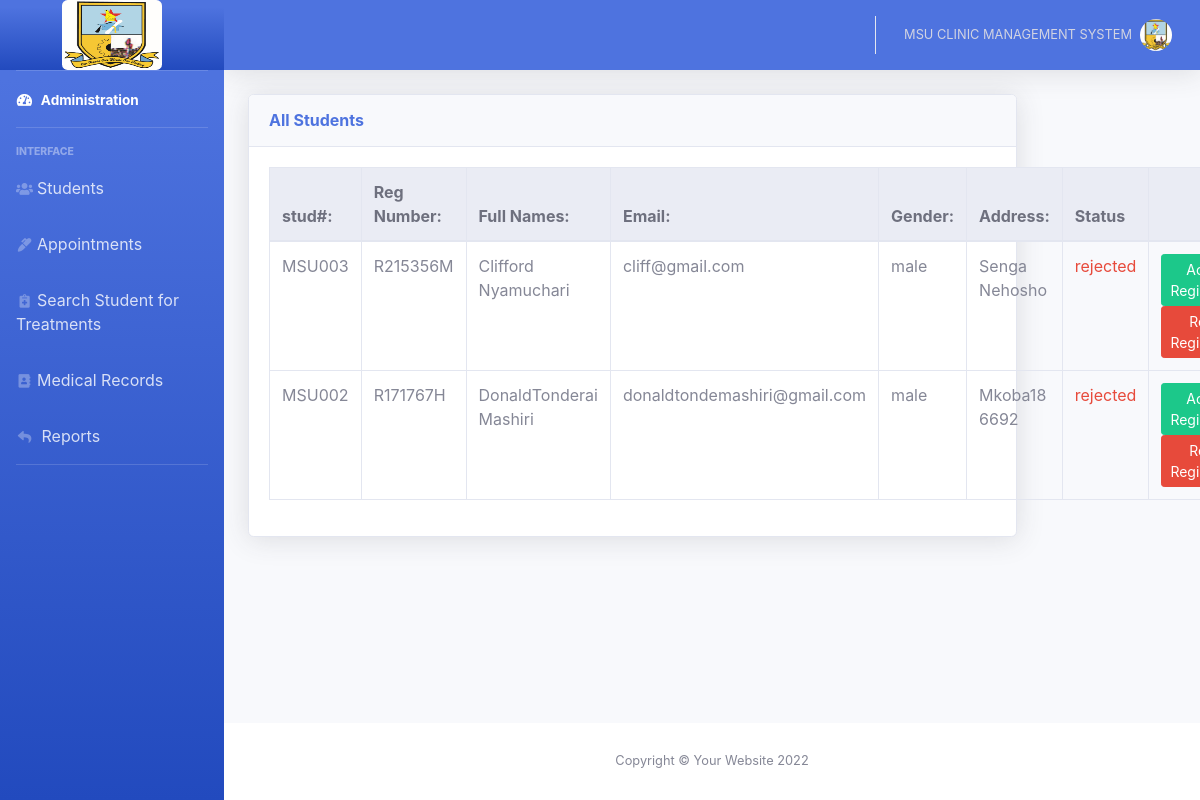
Page /admin/home.php on the committed database.
### tables this page shows
CREATE TABLE `students` (
  `stud_id` int(11) NOT NULL,
  `reg_number` varchar(255) NOT NULL,
  `full_names` varchar(255) NOT NULL,
  `email` varchar(255) NOT NULL,
  `gender` varchar(255) NOT NULL,
  `address` text NOT NULL,
  `password` varchar(255) NOT NULL,
  `status` varchar(255) NOT NULL DEFAULT 'not registered'
);

### admin/home.php (the view, shortened to what this page needs)
<?php include_once ('../includes/header.php'); ?>
<?php include_once ('topbar.php');
?>
                <div class="container-fluid">
                    <div class="row">
                        <div class="col-xl-10 col-lg-9">
                            <div class="card shadow mb-4">
                                <div
                                    class="card-header py-3 d-flex flex-row align-items-center justify-content-between">
                                    <h6 class="m-0 font-weight-bold text-primary">All Students</h6>
                                </div>
                                <div class="card-body">
                                    <table class="table table-bordered">
                                        <thead class="thead-light">
                                        <tr>
                                            <th scope='col'>stud#: </th>
                                            <th scope='col'>Reg Number: </th>
                                            <th scope='col'>Full Names: </th>
                                            <th scope='col'>Email: </th>
                                            <th scope='col'>Gender: </th>
                                            <th scope='col'>Address: </th>
                                            <th scope='col'>Status</th>
                                            <th scope='col'></th>
                                        </tr>
                                        </thead>
                                        <tbody>
<?php
$sql = "SELECT * FROM students ORDER BY stud_id DESC";
$result = $conn->query($sql);
if ($result->num_rows > 0) {
    while($row = $result->fetch_assoc()) {
        $stud_id = $row["stud_id"];
        $reg_number = $row["reg_number"];
        $full_names = $row["full_names"];
        $email = $row["email"];
        $gender = $row["gender"];
        $address = $row["address"];
        $status = $row["status"];
     ?>
        <tr>
            <td>MSU00<?php echo $stud_id ?></td>
            <td><?php echo $reg_number ?></td>
            <td><?php echo $full_names ?></td>
            <td><?php echo $email ?></td>
            <td><?php echo $gender ?></td>
            <td><?php echo $address ?></td>
            <td><?php
                if($status === 'not registered'){
                    echo "<p class='text-warning'>$status</p>";
                }elseif ($status === 'rejected'){
                    echo "<p class='text-danger'>$status</p>";
                }else{
                    echo "<p class='text-success'>$status</p>";
                }
                ?></td>
            <td>
                <a href="home.php?accept=<?php echo $stud_id ?>" class="btn btn-success btn-sm">Accept Registration</a>
                <a href="home.php?reject=<?php echo $stud_id ?>" class="btn btn-danger btn-sm">Reject Registration</a>
            </td>
        </tr>
            <?php
    }
} else {
    echo "0 results";
}
?>
                                        </tbody>
                                    </table>
                                </div>
                            </div>
                        </div>
                    </div>
                </div>
            </div>
<?php include_once ('../includes/footer.php'); ?>

### includes/header.php (shortened to what this page needs)
<!DOCTYPE html>
<html lang="en">
<head>
    <link href="../css/all.min.css" rel="stylesheet" type="text/css">
    <link href="https://cdnjs.cloudflare.com/ajax/libs/font-awesome/5.13.0/css/all.min.css" rel="stylesheet">
    <link href="../css/sb-admin-2.min.css" rel="stylesheet">
</head>
<body id="page-top">

### admin/topbar.php (shortened to what this page needs)
<div id="wrapper">
    <ul class="navbar-nav bg-gradient-primary sidebar sidebar-dark accordion" id="accordionSidebar">
        <a class="sidebar-brand bg-gradient-primary d-flex align-items-center justify-content-center" href="index.php">
            <div bg-gradient-danger class="sidebar-brand-icon">
                <img src="../img/msu.jpg" class="rounded" width="100" height="70" alt="">
            </div>
        </a>
        <hr class="sidebar-divider my-0">
        <li class="nav-item active">
            <a class="nav-link" href="index.php">
                <i class="fas fa-fw fa-tachometer-alt"></i>
                <span>Administration</span></a>
        </li>
        <hr class="sidebar-divider">
        <div class="sidebar-heading">
            Interface
        </div>
        <?php include_once ('sidebarnav.php')?>
        <hr class="sidebar-divider">
    </ul>
    <div id="content-wrapper" class="d-flex flex-column">
        <div id="content">
            <nav class="navbar navbar-expand navbar-light bg-primary topbar mb-4 static-top shadow">
                <ul class="navbar-nav ml-auto">
                    <li class="nav-item dropdown no-arrow">
                        <a class="nav-link dropdown-toggle" href="#" id="userDropdown" role="button"
                           data-toggle="dropdown" aria-haspopup="true" aria-expanded="false">
                            <span class="mr-2 d-none d-lg-inline text-white-600 small">MSU CLINIC MANAGEMENT SYSTEM</span>
                            <img class="img-profile rounded-circle"
                                 src="../img/msu.jpg" width="50" height="50">
                        </a>
                    </li>
                </ul>
            </nav>

### admin/sidebarnav.php
<li class="nav-item ">
    <a class="nav-link collapsed " href="home.php"><i class="fas fa-fw fa-users"></i>Students </a>
</li>
<li class="nav-item ">
    <a class="nav-link collapsed " href="appointments.php"><i class="fas fa-fw fa-marker"></i>Appointments</a>
</li>
<li class="nav-item ">
    <a class="nav-link collapsed " href="treatments.php"><i class="fas fa-fw fa-notes-medical"></i>Search Student for Treatments </a>
</li>
<li class="nav-item ">
    <a class="nav-link collapsed " href="medicals.php"><i class="fas fa-fw fa-address-book"></i>Medical Records </a>
</li>
<li class="nav-item ">
    <a class="nav-link collapsed " href="reports.php"><i class="fas fa-fw fa-reply"></i> Reports </a>
</li>

### includes/footer.php (shortened to what this page needs)
<footer class="sticky-footer bg-white">
    <div class="container my-auto">
        <div class="copyright text-center my-auto">
            <span>Copyright &copy; Your Website 2022</span>
        </div>
    </div>
</footer>
</div>
</div>
</body>
</html>

### rows in the picture
students: stud_id "3", reg_number "R215356M", full_names "Clifford Nyamuchari", email "cliff@gmail.com", gender "male", address "Senga Nehosho", status "rejected"
students: stud_id "2", reg_number "R171767H", full_names "DonaldTonderai Mashiri", email "donaldtondemashiri@gmail.com", gender "male", address "Mkoba18 6692", status "rejected"
